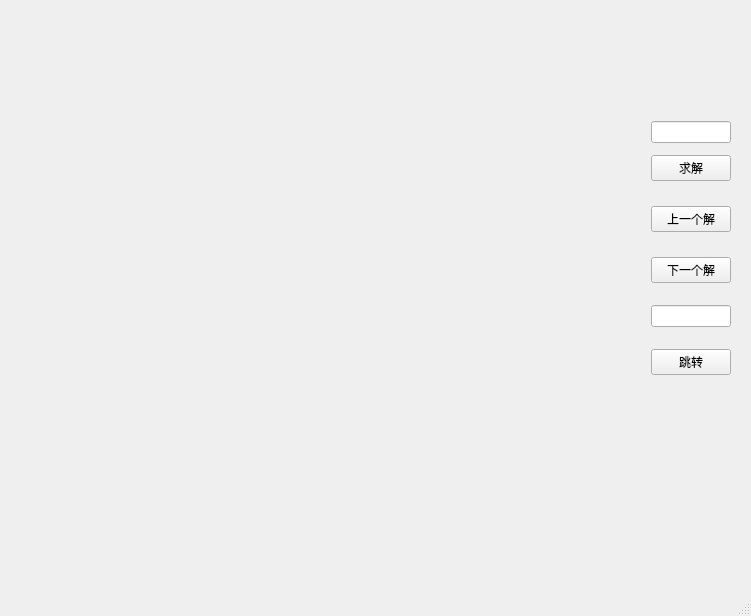
<?xml version="1.0" encoding="UTF-8"?>
<ui version="4.0">
 <class>MainWindow</class>
 <widget class="QMainWindow" name="MainWindow">
  <property name="geometry">
   <rect>
    <x>0</x>
    <y>0</y>
    <width>751</width>
    <height>616</height>
   </rect>
  </property>
  <property name="sizePolicy">
   <sizepolicy hsizetype="Preferred" vsizetype="Maximum">
    <horstretch>0</horstretch>
    <verstretch>0</verstretch>
   </sizepolicy>
  </property>
  <property name="windowTitle">
   <string>n皇后问题</string>
  </property>
  <property name="animated">
   <bool>false</bool>
  </property>
  <widget class="QWidget" name="centralwidget">
   <layout class="QHBoxLayout" name="horizontalLayout">
    <item>
     <widget class="QWidget" name="mat_widget" native="true"/>
    </item>
    <item>
     <widget class="QWidget" name="widget_2" native="true">
      <property name="sizePolicy">
       <sizepolicy hsizetype="Fixed" vsizetype="Ignored">
        <horstretch>0</horstretch>
        <verstretch>0</verstretch>
       </sizepolicy>
      </property>
      <property name="minimumSize">
       <size>
        <width>100</width>
        <height>0</height>
       </size>
      </property>
      <property name="maximumSize">
       <size>
        <width>100</width>
        <height>16777215</height>
       </size>
      </property>
      <layout class="QFormLayout" name="formLayout">
       <item row="3" column="0" colspan="2">
        <widget class="QPushButton" name="startbutton">
         <property name="sizePolicy">
          <sizepolicy hsizetype="Fixed" vsizetype="Fixed">
           <horstretch>0</horstretch>
           <verstretch>0</verstretch>
          </sizepolicy>
         </property>
         <property name="maximumSize">
          <size>
           <width>80</width>
           <height>16777215</height>
          </size>
         </property>
         <property name="text">
          <string>求解</string>
         </property>
        </widget>
       </item>
       <item row="5" column="0" colspan="2">
        <widget class="QPushButton" name="prebutton">
         <property name="sizePolicy">
          <sizepolicy hsizetype="Fixed" vsizetype="Fixed">
           <horstretch>0</horstretch>
           <verstretch>0</verstretch>
          </sizepolicy>
         </property>
         <property name="maximumSize">
          <size>
           <width>80</width>
           <height>16777215</height>
          </size>
         </property>
         <property name="text">
          <string>上一个解</string>
         </property>
        </widget>
       </item>
       <item row="7" column="0" colspan="2">
        <widget class="QPushButton" name="nextbutton">
         <property name="sizePolicy">
          <sizepolicy hsizetype="Fixed" vsizetype="Fixed">
           <horstretch>0</horstretch>
           <verstretch>0</verstretch>
          </sizepolicy>
         </property>
         <property name="maximumSize">
          <size>
           <width>80</width>
           <height>16777215</height>
          </size>
         </property>
         <property name="text">
          <string>下一个解</string>
         </property>
        </widget>
       </item>
       <item row="0" column="0" colspan="2">
        <spacer name="verticalSpacer_2">
         <property name="orientation">
          <enum>Qt::Vertical</enum>
         </property>
         <property name="sizeHint" stdset="0">
          <size>
           <width>79</width>
           <height>156</height>
          </size>
         </property>
        </spacer>
       </item>
       <item row="1" column="0" colspan="2">
        <widget class="QLineEdit" name="n_Edit">
         <property name="sizePolicy">
          <sizepolicy hsizetype="Fixed" vsizetype="Fixed">
           <horstretch>0</horstretch>
           <verstretch>0</verstretch>
          </sizepolicy>
         </property>
         <property name="maximumSize">
          <size>
           <width>80</width>
           <height>16777215</height>
          </size>
         </property>
        </widget>
       </item>
       <item row="2" column="0" colspan="2">
        <spacer name="verticalSpacer_5">
         <property name="orientation">
          <enum>Qt::Vertical</enum>
         </property>
         <property name="sizeHint" stdset="0">
          <size>
           <width>20</width>
           <height>40</height>
          </size>
         </property>
        </spacer>
       </item>
       <item row="4" column="0" colspan="2">
        <spacer name="verticalSpacer_4">
         <property name="orientation">
          <enum>Qt::Vertical</enum>
         </property>
         <property name="sizeType">
          <enum>QSizePolicy::Fixed</enum>
         </property>
         <property name="sizeHint" stdset="0">
          <size>
           <width>20</width>
           <height>13</height>
          </size>
         </property>
        </spacer>
       </item>
       <item row="6" column="0" colspan="2">
        <spacer name="verticalSpacer">
         <property name="orientation">
          <enum>Qt::Vertical</enum>
         </property>
         <property name="sizeType">
          <enum>QSizePolicy::Fixed</enum>
         </property>
         <property name="sizeHint" stdset="0">
          <size>
           <width>79</width>
           <height>13</height>
          </size>
         </property>
        </spacer>
       </item>
       <item row="8" column="0" colspan="2">
        <spacer name="verticalSpacer_6">
         <property name="orientation">
          <enum>Qt::Vertical</enum>
         </property>
         <property name="sizeType">
          <enum>QSizePolicy::Minimum</enum>
         </property>
         <property name="sizeHint" stdset="0">
          <size>
           <width>20</width>
           <height>10</height>
          </size>
         </property>
        </spacer>
       </item>
       <item row="17" column="0" colspan="2">
        <spacer name="verticalSpacer_3">
         <property name="orientation">
          <enum>Qt::Vertical</enum>
         </property>
         <property name="sizeHint" stdset="0">
          <size>
           <width>20</width>
           <height>197</height>
          </size>
         </property>
        </spacer>
       </item>
       <item row="15" column="0" colspan="2">
        <widget class="QLabel" name="ans_label">
         <property name="sizePolicy">
          <sizepolicy hsizetype="Fixed" vsizetype="Fixed">
           <horstretch>0</horstretch>
           <verstretch>0</verstretch>
          </sizepolicy>
         </property>
         <property name="maximumSize">
          <size>
           <width>100</width>
           <height>50</height>
          </size>
         </property>
         <property name="text">
          <string/>
         </property>
        </widget>
       </item>
       <item row="13" column="0" colspan="2">
        <widget class="QLabel" name="now_label">
         <property name="text">
          <string/>
         </property>
        </widget>
       </item>
       <item row="9" column="0">
        <widget class="QLineEdit" name="to_Edit">
         <property name="minimumSize">
          <size>
           <width>80</width>
           <height>0</height>
          </size>
         </property>
         <property name="maximumSize">
          <size>
           <width>80</width>
           <height>16777215</height>
          </size>
         </property>
        </widget>
       </item>
       <item row="10" column="0" colspan="2">
        <spacer name="verticalSpacer_7">
         <property name="orientation">
          <enum>Qt::Vertical</enum>
         </property>
         <property name="sizeType">
          <enum>QSizePolicy::Minimum</enum>
         </property>
         <property name="sizeHint" stdset="0">
          <size>
           <width>20</width>
           <height>10</height>
          </size>
         </property>
        </spacer>
       </item>
       <item row="11" column="0">
        <widget class="QPushButton" name="to_btu">
         <property name="minimumSize">
          <size>
           <width>80</width>
           <height>0</height>
          </size>
         </property>
         <property name="maximumSize">
          <size>
           <width>80</width>
           <height>16777215</height>
          </size>
         </property>
         <property name="text">
          <string>跳转</string>
         </property>
        </widget>
       </item>
       <item row="12" column="0" colspan="2">
        <spacer name="verticalSpacer_8">
         <property name="orientation">
          <enum>Qt::Vertical</enum>
         </property>
         <property name="sizeType">
          <enum>QSizePolicy::Minimum</enum>
         </property>
         <property name="sizeHint" stdset="0">
          <size>
           <width>20</width>
           <height>10</height>
          </size>
         </property>
        </spacer>
       </item>
      </layout>
     </widget>
    </item>
   </layout>
  </widget>
  <widget class="QMenuBar" name="menubar">
   <property name="geometry">
    <rect>
     <x>0</x>
     <y>0</y>
     <width>751</width>
     <height>26</height>
    </rect>
   </property>
  </widget>
  <widget class="QStatusBar" name="statusbar"/>
 </widget>
 <resources/>
 <connections/>
</ui>
